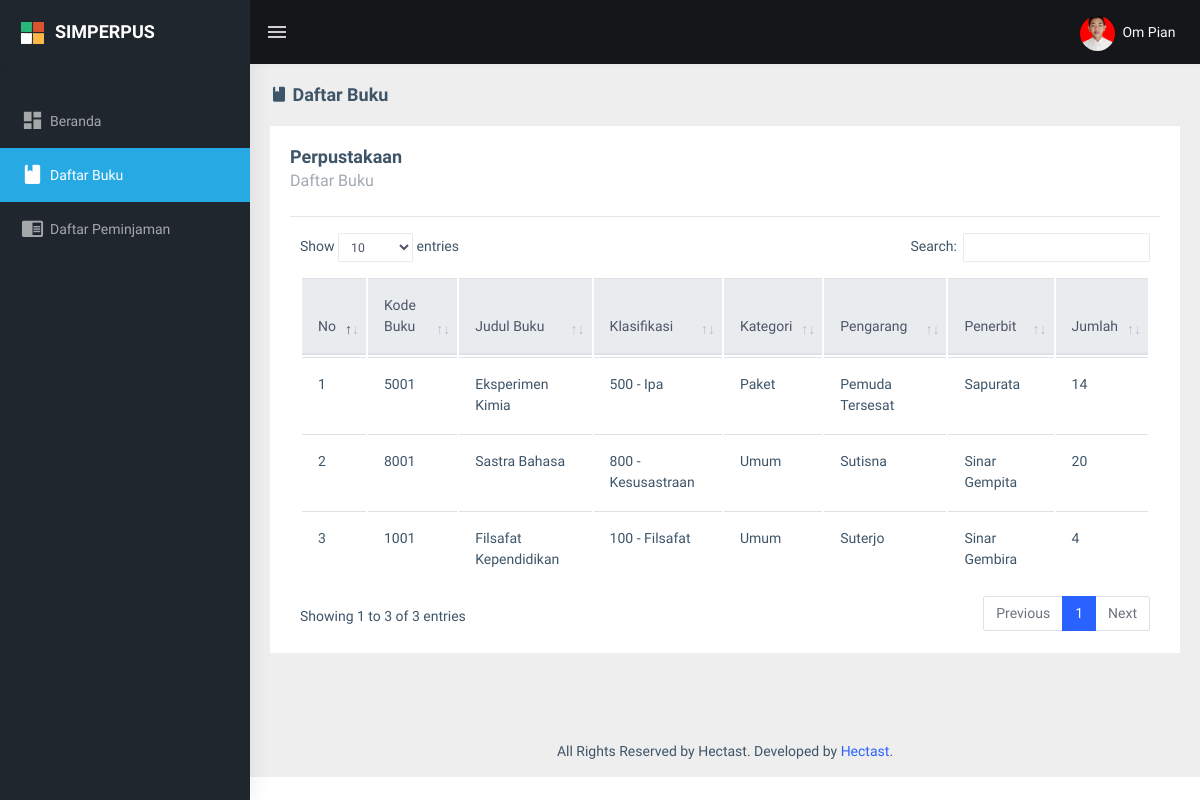
The page /daftar_buku_guru (signed in) on the database its author committed.
### tables this page shows
CREATE TABLE `guru` (
  `nuptk` varchar(20) NOT NULL,
  `nama_lengkap` varchar(50) NOT NULL,
  `no_hp` varchar(15) NOT NULL,
  `tempat_lahir` varchar(20) NOT NULL,
  `tgl_lahir` date NOT NULL,
  `jk` varchar(10) NOT NULL,
  `jabatan` varchar(20) NOT NULL,
  `thn_masuk` varchar(4) NOT NULL,
  `foto` varchar(50) NOT NULL,
  `pass` varchar(80) NOT NULL,
  `username` varchar(50) NOT NULL
);

CREATE TABLE `buku` (
  `id_buku` int(11) NOT NULL,
  `kode_isbn` varchar(100) NOT NULL,
  `no_buku` char(6) NOT NULL,
  `judul_buku` varchar(120) NOT NULL,
  `pengarang` varchar(100) NOT NULL,
  `penerbit` varchar(100) NOT NULL,
  `tahun_terbit` varchar(5) NOT NULL,
  `tempat_terbit` varchar(100) NOT NULL,
  `kategori_buku` tinyint(4) NOT NULL,
  `kode_klasifikasi` char(3) NOT NULL,
  `jilid_edisi` varchar(20) NOT NULL,
  `jumlah_buku` int(11) NOT NULL,
  `sumber_dana` varchar(50) NOT NULL,
  `harga_satuan` int(11) NOT NULL,
  `tanggal_input` datetime NOT NULL
);

CREATE TABLE `klasifikasi` (
  `kode_klasifikasi` char(3) NOT NULL,
  `klasifikasi` varchar(50) NOT NULL
);

### app/get_data.php (called while the page is built, shortened)
<?php
    if (isset($_SESSION['unique_user']) && $_SESSION['type_user'] == "anggota") {
        $stmt_data = $mysqli->prepare("SELECT * FROM anggota WHERE nisn='{$_SESSION['unique2_user']}'");
        $stmt_data->execute();
        $result_data = $stmt_data->get_result();
        $row_data = $result_data->fetch_object();
        $stmt_transaksi = $mysqli->prepare("SELECT * FROM transaksi WHERE nisn='{$_SESSION['unique2_user']}'");
        $stmt_transaksi->execute();
        $result_transaksi = $stmt_transaksi->get_result();
        $row_transaksi = $result_transaksi->fetch_object();
        $stmt_transaksi2 = $mysqli->prepare("SELECT * FROM transaksi WHERE tgl_kembali='0' AND nisn='{$_SESSION['unique2_user']}'");
        $stmt_transaksi2->execute();
        $result_transaksi2 = $stmt_transaksi2->get_result();
        $row_transaksi2 = $result_transaksi2->fetch_object();
        $stmt_transaksi->close();
        $stmt_data->close();
        $stmt_transaksi2->close();
    } else if (isset($_SESSION['unique_user']) && $_SESSION['type_user'] == "guru") {
        $stmt_data = $mysqli->prepare("SELECT * FROM guru WHERE nuptk='{$_SESSION['unique2_user']}'");
        $stmt_data->execute();
        $result_data = $stmt_data->get_result();
        $row_data = $result_data->fetch_object();
    } else if (isset($_SESSION['unique_user']) && $_SESSION['type_user'] == "admin") {
        $stmt_data = $mysqli->prepare("SELECT * FROM admin WHERE id_admin='{$_SESSION['unique2_user']}'");
        $stmt_data->execute();
        $result_data = $stmt_data->get_result();
        $row_data = $result_data->fetch_object();
        $stmt_data->close();
    }
?>

### views/pages/guru/daftar_buku.php (the view)
<div class="page-wrapper">
    <div class="page-breadcrumb">
        <div class="row">
            <div class="col-12 d-flex no-block align-items-center">
                <h4 class="page-title"><i class="<?= $icon ?>"></i> <?= $title ?></h4>
            </div>
        </div>
    </div>
    <div class="container-fluid">
        <div class="row">
            <div class="col-md-12">
                <div class="card">
                    <div class="card-body">
                        <div class="d-md-flex align-items-center">
                            <div>
                                <h4 class="card-title">Perpustakaan</h4>
                                <h5 class="card-subtitle"><?= $title ?></h5>
                            </div>
                        </div>
                        <hr>
                        <div class="row">
                            <div class="col-lg-12">
                                <div class="table-responsive">
                                    <table class="table table-hover" id="datatable_r">
                                        <thead class="thead-light">
                                            <tr>
                                                <th>No</th>
                                                <th>Kode Buku</th>
                                                <th>Judul Buku</th>
                                                <th>Klasifikasi</th>
                                                <th>Kategori</th>
                                                <th>Pengarang</th>
                                                <th>Penerbit</th>
                                                <th>Jumlah</th>
                                            </tr>
                                        </thead>
                                        <tbody>
                                            <?php
                                                $nomor = 1;
                                                $query = $mysqli->prepare("SELECT * FROM buku JOIN klasifikasi ON buku.kode_klasifikasi = klasifikasi.kode_klasifikasi");
                                                $query->execute();
                                                $result = $query->get_result();
                                                while ($row = $result->fetch_object()) {
                                                ?>
                                                    <tr>
                                                        <td><?= $nomor; ?></td>
                                                        <td><?= $row->no_buku; ?></td>
                                                        <td><?= $row->judul_buku; ?></td>
                                                        <td><?= $row->kode_klasifikasi; ?> - <?= $row->klasifikasi; ?></td>
                                                        <td>
                                                            <?php if ($row->kategori_buku == 1) : ?>
                                                                Umum
                                                            <?php elseif ($row->kategori_buku == 0) : ?>
                                                                Paket
                                                            <?php else : ?>
                                                                -
                                                            <?php endif; ?>
                                                        </td>
                                                        <td><?= $row->pengarang; ?></td>
                                                        <td><?= $row->penerbit; ?></td>
                                                        <td><?= $row->jumlah_buku; ?></td>
                                                    </tr>
                                            <?php
                                                $nomor++;
                                                }
                                            ?>
                                        </tbody>
                                    </table>
                                </div>
                            </div>
                        </div>
                    </div>
                </div>
            </div>
        </div>
    </div>

### views/layout/navbar.php (shortened to what this page needs)
<div id="main-wrapper">
    <header class="topbar" data-navbarbg="skin5">
        <nav class="navbar top-navbar navbar-expand-md navbar-dark">
            <div class="navbar-header" data-logobg="skin5">
                <?php if (isset($_GET['views_admin'])) : ?>
                    <a class="navbar-brand" href="beranda_admin">
                        <b class="logo-icon p-l-10">
                            <img src="public/assets/images/logo-icon.png" alt="homepage" class="light-logo" />
                        </b>
                        <span class="logo-text">
                            <h4 class="light-logo mt-2">SIMPERPUS</h4>
                        </span>
                    </a>
                <?php elseif (isset($_GET['views_guru'])) : ?>
                    <a class="navbar-brand" href="beranda_guru">
                        <b class="logo-icon p-l-10">
                            <img src="public/assets/images/logo-icon.png" alt="homepage" class="light-logo" />
                        </b>
                        <span class="logo-text">
                            <h4 class="light-logo mt-2">SIMPERPUS</h4>
                        </span>
                    </a>
                <?php endif; ?>
            </div>
            <div class="navbar-collapse collapse" id="navbarSupportedContent" data-navbarbg="skin5">
                <ul class="navbar-nav float-left mr-auto">
                    <li class="nav-item d-none d-md-block"><a class="nav-link sidebartoggler waves-effect waves-light" href="javascript:void(0)" data-sidebartype="mini-sidebar"><i class="mdi mdi-menu font-24"></i></a></li>
                </ul>
                <ul class="navbar-nav float-right">
                    <li class="nav-item dropdown">
                        <?php if (isset($_GET['views_admin'])) : ?>
                            <a class="nav-link dropdown-toggle text-muted waves-effect waves-dark pro-pic" href="" data-toggle="dropdown" aria-haspopup="true" aria-expanded="false">
                                <img src="public/assets/images/users/1.jpg" alt="user" class="rounded-circle" width="31">
                                <span class="text-light ml-1"><?= $row_data->nama; ?></span>
                            </a>
                            <div class="dropdown-menu dropdown-menu-right user-dd animated">
                                <a class="dropdown-item" href="javascript:void(0)" data-toggle="modal" data-target="#modalPengaturanAkun"><i class="ti-settings m-r-5 m-l-5"></i> Pengaturan Akun</a>
                                <a class="dropdown-item" href="app/aksi_logout.php" onclick="return confirm('Yakin ingin keluar dari akun ini ?')"><i class="fa fa-power-off m-r-5 m-l-5"></i> Logout</a>
                            </div>
                        <?php elseif (isset($_GET['views_guru'])) : ?>
                            <a class="nav-link dropdown-toggle text-muted waves-effect waves-dark pro-pic" href="" data-toggle="dropdown" aria-haspopup="true" aria-expanded="false">
                                <img src="public/uploads/<?= $row_data->foto; ?>" alt="user" class="rounded-circle" height="35" width="35" style="object-fit:cover;">
                                <span class="text-light ml-1"><?= $row_data->nama_lengkap; ?></span>
                            </a>
                        <?php endif; ?>
                    </li>
                </ul>
            </div>
        </nav>
    </header>

### rows shown on the page
guru: foto (picture), nama_lengkap "Om Pian"
buku: no_buku "5001", judul_buku "Eksperimen Kimia", kode_klasifikasi.kode_klasifikasi "500", kode_klasifikasi.klasifikasi "Ipa", kategori_buku "Paket", pengarang "Pemuda Tersesat", penerbit "Sapurata", jumlah_buku "14"
buku: no_buku "8001", judul_buku "Sastra Bahasa", kode_klasifikasi.kode_klasifikasi "800", kode_klasifikasi.klasifikasi "Kesusastraan", kategori_buku "Umum", pengarang "Sutisna", penerbit "Sinar Gempita", jumlah_buku "20"
buku: no_buku "1001", judul_buku "Filsafat Kependidikan", kode_klasifikasi.kode_klasifikasi "100", kode_klasifikasi.klasifikasi "Filsafat", kategori_buku "Umum", pengarang "Suterjo", penerbit "Sinar Gembira", jumlah_buku "4"

### other values the page prints
$title "Daftar Buku"
